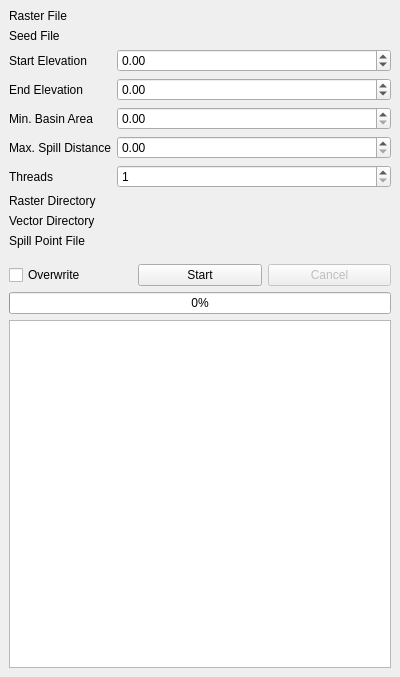
<?xml version="1.0" encoding="UTF-8"?>
<ui version="4.0">
 <class>FloodDockWidget</class>
 <widget class="QgsDockWidget" name="FloodDockWidget">
  <property name="geometry">
   <rect>
    <x>0</x>
    <y>0</y>
    <width>400</width>
    <height>677</height>
   </rect>
  </property>
  <property name="windowTitle">
   <string>Flood</string>
  </property>
  <widget class="QWidget" name="dockWidgetContents">
   <layout class="QFormLayout" name="formLayout">
    <property name="fieldGrowthPolicy">
     <enum>QFormLayout::AllNonFixedFieldsGrow</enum>
    </property>
    <item row="0" column="0">
     <widget class="QLabel" name="label">
      <property name="text">
       <string>Raster File</string>
      </property>
     </widget>
    </item>
    <item row="0" column="1">
     <widget class="QgsFileWidget" name="fleInputRaster"/>
    </item>
    <item row="1" column="0">
     <widget class="QLabel" name="label_2">
      <property name="text">
       <string>Seed File</string>
      </property>
     </widget>
    </item>
    <item row="1" column="1">
     <widget class="QgsFileWidget" name="fleInputSeeds"/>
    </item>
    <item row="2" column="0">
     <widget class="QLabel" name="label_6">
      <property name="text">
       <string>Start Elevation</string>
      </property>
     </widget>
    </item>
    <item row="2" column="1">
     <widget class="QgsDoubleSpinBox" name="spnStartElev">
      <property name="minimum">
       <double>-1000.000000000000000</double>
      </property>
      <property name="maximum">
       <double>30000.000000000000000</double>
      </property>
     </widget>
    </item>
    <item row="3" column="0">
     <widget class="QLabel" name="label_7">
      <property name="text">
       <string>End Elevation</string>
      </property>
     </widget>
    </item>
    <item row="3" column="1">
     <widget class="QgsDoubleSpinBox" name="spnEndElev">
      <property name="minimum">
       <double>-1000.000000000000000</double>
      </property>
      <property name="maximum">
       <double>30000.000000000000000</double>
      </property>
     </widget>
    </item>
    <item row="4" column="0">
     <widget class="QLabel" name="label_8">
      <property name="text">
       <string>Min. Basin Area</string>
      </property>
     </widget>
    </item>
    <item row="5" column="0">
     <widget class="QLabel" name="label_9">
      <property name="text">
       <string>Max. Spill Distance</string>
      </property>
     </widget>
    </item>
    <item row="5" column="1">
     <widget class="QgsDoubleSpinBox" name="spnMaxSpillDist">
      <property name="maximum">
       <double>1000.000000000000000</double>
      </property>
     </widget>
    </item>
    <item row="6" column="0">
     <widget class="QLabel" name="label_10">
      <property name="text">
       <string>Threads</string>
      </property>
     </widget>
    </item>
    <item row="6" column="1">
     <widget class="QgsSpinBox" name="spnThreads">
      <property name="minimum">
       <number>1</number>
      </property>
      <property name="value">
       <number>1</number>
      </property>
     </widget>
    </item>
    <item row="7" column="0">
     <widget class="QLabel" name="label_4">
      <property name="text">
       <string>Raster Directory</string>
      </property>
     </widget>
    </item>
    <item row="7" column="1">
     <widget class="QgsFileWidget" name="fleOutputRaster"/>
    </item>
    <item row="8" column="0">
     <widget class="QLabel" name="label_3">
      <property name="text">
       <string>Vector Directory</string>
      </property>
     </widget>
    </item>
    <item row="8" column="1">
     <widget class="QgsFileWidget" name="fleOutputVector"/>
    </item>
    <item row="9" column="0">
     <widget class="QLabel" name="label_5">
      <property name="text">
       <string>Spill Point File</string>
      </property>
     </widget>
    </item>
    <item row="9" column="1">
     <widget class="QgsFileWidget" name="fleOutputSpill"/>
    </item>
    <item row="12" column="0" colspan="2">
     <layout class="QHBoxLayout" name="horizontalLayout_2">
      <property name="topMargin">
       <number>10</number>
      </property>
      <item>
       <widget class="QCheckBox" name="chkOverwrite">
        <property name="text">
         <string>Overwrite</string>
        </property>
       </widget>
      </item>
      <item>
       <widget class="QPushButton" name="btnStart">
        <property name="text">
         <string>Start</string>
        </property>
       </widget>
      </item>
      <item>
       <widget class="QPushButton" name="btnCancel">
        <property name="enabled">
         <bool>false</bool>
        </property>
        <property name="text">
         <string>Cancel</string>
        </property>
       </widget>
      </item>
     </layout>
    </item>
    <item row="13" column="0" colspan="2">
     <widget class="QProgressBar" name="progressBar">
      <property name="value">
       <number>0</number>
      </property>
     </widget>
    </item>
    <item row="14" column="0" colspan="2">
     <widget class="QListWidget" name="lstCompleted"/>
    </item>
    <item row="4" column="1">
     <widget class="QgsDoubleSpinBox" name="spnMinBasinArea"/>
    </item>
   </layout>
  </widget>
 </widget>
 <customwidgets>
  <customwidget>
   <class>QgsDockWidget</class>
   <extends>QDockWidget</extends>
   <header>qgsdockwidget.h</header>
   <container>1</container>
  </customwidget>
  <customwidget>
   <class>QgsDoubleSpinBox</class>
   <extends>QDoubleSpinBox</extends>
   <header>qgsdoublespinbox.h</header>
  </customwidget>
  <customwidget>
   <class>QgsFileWidget</class>
   <extends>QWidget</extends>
   <header>qgsfilewidget.h</header>
  </customwidget>
  <customwidget>
   <class>QgsSpinBox</class>
   <extends>QSpinBox</extends>
   <header>qgsspinbox.h</header>
  </customwidget>
 </customwidgets>
 <resources/>
 <connections/>
</ui>
